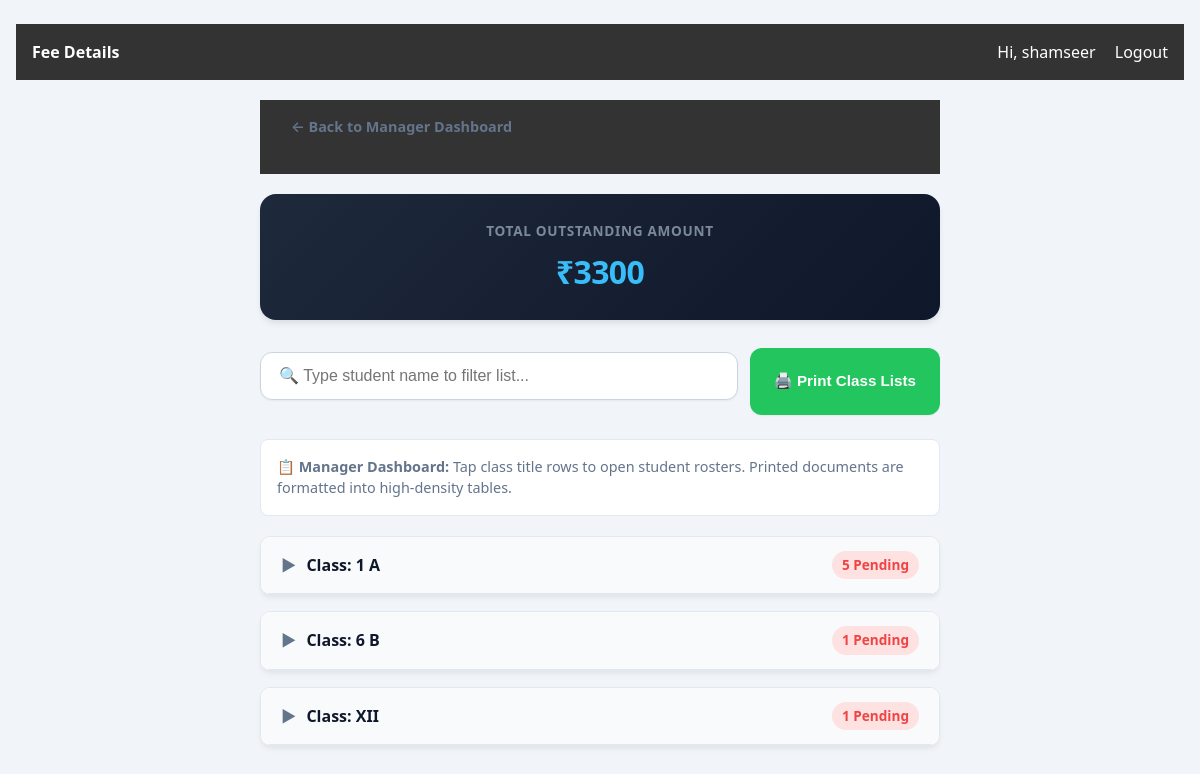
Screenshot of /management/reports/dues/ (signed in) with the database file from the repository.
### management/models.py (models this page shows, shortened)
class Student(models.Model):
    bus = models.ForeignKey(Bus, on_delete=models.SET_NULL, null=True, related_name='students')
    qr_code = models.CharField(max_length=255, null=True, blank=True, unique=True)
    admission_no =  models.CharField(max_length=200 , unique=True,null=True, blank=True,)
    name = models.CharField(max_length=200)
    student_class = models.CharField(max_length=50)
    parent = models.CharField(max_length=200)
    address = models.TextField()
    phone = models.CharField(max_length=15 , blank = True, null = True)
    photo = models.CharField(max_length=15, blank = True, null = True)
    blood_group = models.CharField(max_length=5)
    monthly_fee = models.DecimalField(max_digits=10, decimal_places=2, default=0.00)
    created_at = models.DateTimeField(auto_now_add=True)

### management/views.py (the view)
# urls.py: path('management/reports/dues/', views.pending_dues_report, name='pending_dues_report'),
@login_required
def pending_dues_report(request):
    pending_students = Student.objects.filter(
        bus__isnull=False
    ).annotate(
        total_charged=Coalesce(Sum('monthly_fee'), 0, output_field=DecimalField()),
        total_paid=Coalesce(Sum('fees__amount_paid'), 0, output_field=DecimalField()),
    ).annotate(
        pending_amount=F('total_charged') - F('total_paid')
    ).filter(
        pending_amount__gt=0
    ).order_by('student_class', 'name')
    grand_total_pending = pending_students.aggregate(
        total=Sum('pending_amount')
    )['total'] or 0
    context = {
        'pending_students': pending_students,
        'grand_total_pending': grand_total_pending,
    }
    return render(request, 'management/pending_dues_report.html', context)

### templates/management/pending_dues_report.html (shortened to what this page needs)
{% extends 'management/base.html' %}
{% load static %}
{% block content %}
<link rel="stylesheet" href="{% static 'management/css/dashboard.css' %}">
<div class="page-container">
    <nav class="back-nav screen-only">
        <a href="{% url 'manager_dashboard' %}" class="back-link">← Back to Manager Dashboard</a>
    </nav>
    <div class="summary-banner screen-only">
        <span style="font-size: 0.85rem; text-transform: uppercase; letter-spacing: 0.05em; opacity: 0.8;">Total Outstanding Amount</span>
        <h1 style="margin: 6px 0 0 0; font-size: 2rem; font-weight: 800;">₹{{ grand_total_pending }}</h1>
    </div>
    <div class="action-bar">
        <input type="text" id="reportSearch" onkeyup="filterReportRows()" class="search-box" placeholder="🔍 Type student name to filter list...">
        <button onclick="window.print()" class="btn-print">🖨️ Print Class Lists</button>
    </div>
   <div class="screen-only" style="background: #ffffff; padding: 16px; border-radius: 8px; margin-bottom: 20px; border: 1px solid #e2e8f0;">
        <p style="margin: 0; font-size: 0.9rem; color: #64748b;">
            📋 <strong>Manager Dashboard:</strong> Tap class title rows to open student rosters. Printed documents are formatted into high-density tables.
        </p>
    </div>
    <div id="reportZone">
        {% regroup pending_students by student_class as class_list %}
        {% for class_group in class_list %}
            <div class="class-section screen-only" style="border: 1px solid #e2e8f0; border-radius: 10px; margin-bottom: 16px; overflow: hidden; background: #ffffff;">
                <div class="class-title"
                     onclick="toggleAccordionSection(this)"
                     style="display: flex; justify-content: space-between; align-items: center; padding: 14px 20px; background: #f8fafc; cursor: pointer; user-select: none; border-bottom: 1px solid #e2e8f0; transition: background 0.2s;">
                    <span style="font-size: 1rem; color: #0f172a; font-weight: bold;">
                        <span class="accordion-arrow" style="display: inline-block; transition: transform 0.2s; color: #64748b; margin-right: 6px;">▶</span>
                        Class: {{ class_group.grouper }}
                    </span>
                    <span class="badge-count" style="background: #fee2e2; color: #ef4444; font-weight: 700; padding: 4px 10px; border-radius: 9999px; font-size: 0.85rem;">
                        {{ class_group.list|length }} Pending
                    </span>
                </div>
            </div>
        {% empty %}
            <div class="screen-only" style="text-align: center; padding: 40px; color: #64748b; background: #ffffff; border-radius: 10px; border: 1px dashed #cbd5e1;">
                🎉 Excellent! All transport fee collections are currently 100% cleared.
            </div>
        {% endfor %}
    </div>
</div>
{% endblock %}

### templates/management/base.html (shortened to what this page needs)
{% load static %}
<!DOCTYPE html>
<html lang="en">
<head>
    <link rel="stylesheet" href="{% static 'management/css/staff_dashboard.css' %}">
</head>
<body>
    <nav>
        <strong>Fee Details</strong>
        <div>
            {% if user.is_authenticated %}
                <span>Hi, {{ user.username }}</span>
                <a href="{% url 'logout' %}">Logout</a>
            {% endif %}
        </div>
    </nav>
    <div class="container">
        {% block content %}{% endblock %}
    </div>
</body>
</html>

### management/static/management/css/staff_dashboard.css (style rules this page uses)
body { font-family: 'Segoe UI', Tahoma, Geneva, Verdana, sans-serif; margin: 0; background: #f4f7f6; }
nav { background: #333; color: white; padding: 1rem; display: flex; justify-content: space-between; }
nav a { color: white; text-decoration: none; margin-left: 15px; }
.container { padding: 20px; max-width: 800px; margin: auto; }
:root { --primary: #007bff; --success: #28a745; --danger: #dc3545; --dark: #343a40; --light: #f8f9fa; }
:root { --primary: #007bff; --success: #28a745; --danger: #dc3545; --dark: #333; --light-bg: #f9f9f9; --border: #ddd; }
* { box-sizing: border-box; }
input, select { width: 100%; padding: 12px; margin-top: 4px; margin-bottom: 15px; border: 1px solid var(--border); border-radius: 6px; font-size: 16px; }

### management/static/management/css/dashboard.css (style rules this page uses)
:root { --bg-main: #f1f5f9; --surface-card: #ffffff; --border: #e2e8f0; --text-main: #0f172a; --text-muted: #64748b; --primary: #2563eb; --primary-hover: #1d4ed8; --primary-soft: #eff6ff; --success: #10b981; --success-soft: #ecfdf5; --danger: #ef4444; --danger-soft: #fef2f2; --radius-lg: 12px; --radius-md: 8px; --radius: 12px; --font: system-ui, -apple-system, BlinkMacSystemFont, "Segoe UI", Roboto, sans-serif; --font-system: system-ui, -apple-system, sans-serif; }
body { background-color: var(--bg-main); font-family: var(--font); color: var(--text-main); margin: 0; padding: 24px 16px; line-height: 1.5; }
.page-container { max-width: 680px; margin: 0 auto; }
.back-nav { margin-bottom: 20px; }
.back-link { text-decoration: none; color: var(--text-muted); font-weight: 600; font-size: 0.9rem; display: inline-flex; align-items: center; gap: 6px; margin-bottom: 20px; transition: color 0.2s; }
.action-bar { display: flex; gap: 12px; margin-bottom: 24px; }
.btn-print { background: #22c55e; color: white; border: none; padding: 14px 24px; font-weight: 700; border-radius: 12px; cursor: pointer; font-size: 0.95rem; box-shadow: 0 1px 2px rgba(0,0,0,0.05); transition: background 0.2s; }
.summary-banner { background: linear-gradient(135deg, #1e293b 0%, #0f172a 100%); color: #ffffff; padding: 24px; border-radius: 16px; text-align: center; margin-bottom: 28px; box-shadow: 0 4px 6px -1px rgba(0, 0, 0, 0.1); }
.summary-banner span { font-size: 0.85rem; text-transform: uppercase; letter-spacing: 0.08em; color: #94a3b8; font-weight: 600; }
.summary-banner h1 { margin: 8px 0 0 0; font-size: 2.4rem; font-weight: 800; color: #38bdf8; letter-spacing: -0.02em; }
.search-box { flex: 1; padding: 14px 18px; border: 1px solid #cbd5e1; background-color: #ffffff; border-radius: 12px; font-size: 1rem; color: #1e293b; outline: none; box-shadow: 0 1px 2px rgba(0,0,0,0.05); transition: border-color 0.2s, box-shadow 0.2s; }
.class-title { font-size: 1.1rem; color: var(--text-main); font-weight: 600; }
.class-section { background: #ffffff; border: 1px solid #e2e8f0; border-radius: 14px; margin-bottom: 24px; overflow: hidden; box-shadow: 0 4px 6px -1px rgba(0, 0, 0, 0.05), 0 2px 4px -1px rgba(0, 0, 0, 0.03); }
.class-section .class-title { background: #f8fafc; padding: 16px 20px; font-weight: 700; color: #0f172a; font-size: 1.1rem; display: flex; justify-content: space-between; align-items: center; border-bottom: 1px solid #e2e8f0; }
.badge-count { background: #fee2e2; color: #991b1b; font-size: 0.8rem; padding: 6px 12px; border-radius: 9999px; font-weight: 600; }

### rows the page displays
Student: grouper "1 A"
Student: grouper "6 B"
Student: grouper "XII"

### other values shown
{{ user.username }} "shamseer"
{{ grand_total_pending }} "3300"
{{ class_group.list|length }} "5" "1" "1"
